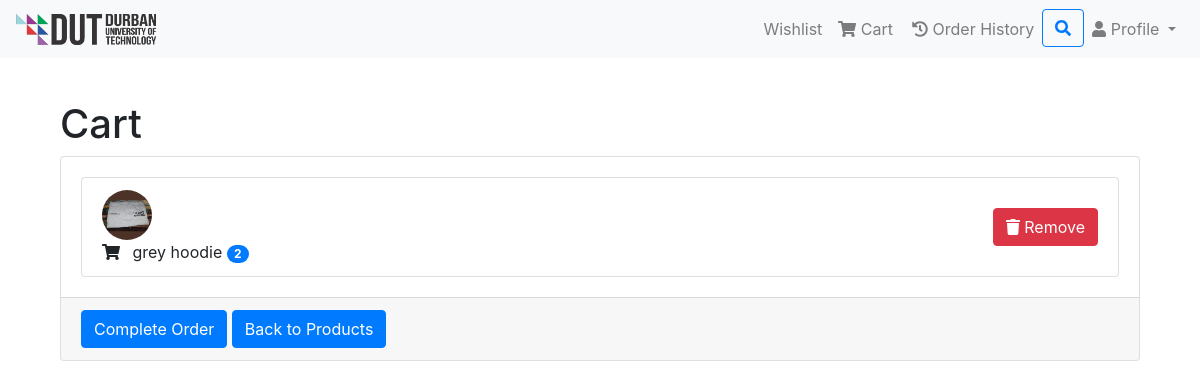
/cart/ (signed in), run on the app's committed database.
### app/models.py (models this page shows, shortened)
class OrderItem(models.Model):
    order = models.ForeignKey(Order, on_delete=models.CASCADE)
    product = models.ForeignKey(Product, on_delete=models.CASCADE)
    quantity = models.PositiveIntegerField()

class Product(models.Model):
    category = models.ForeignKey(Category, on_delete=models.CASCADE,null=False,blank=False)
    name = models.CharField(max_length=200)
    slug = models.SlugField(unique=True)
    description = models.TextField()
    price = models.DecimalField(max_digits=10, decimal_places=2)
    image = models.ImageField(upload_to='products/')
    stock = models.PositiveIntegerField()
    available = models.BooleanField(default=True)
    created_at = models.DateTimeField(auto_now_add=True)
    updated_at = models.DateTimeField(auto_now=True)

### app/views.py (the view)
# urls.py: path('cart/', views.cart_view, name='cart'),
@login_required
def cart_view(request):
    try:
        order = Order.objects.get(user=request.user, is_completed=False)
        order_items = OrderItem.objects.filter(order=order)
        context = {
            'order': order,
            'order_items': order_items,
        }
    except Order.DoesNotExist:
        context = {
            'order': None,
            'order_items': None,
        }
    return render(request, 'cart.html', context)

### app/templates/cart.html (shortened to what this page needs)
{% extends 'base.html' %}
{% load static %}
{% block content %}
    <div class="container">
        <h1>Cart</h1>
        {% if order %}
            <div class="card cart-card">
                <div class="card-body">
                    <ul class="list-group">
                        {% for item in order.orderitem_set.all %}
                            <li class="list-group-item d-flex justify-content-between align-items-center">
                                <div class="product-info">
                                    <div class="product-image">
                                        <img src="{{ item.product.image.url }}" alt="{{ item.product.name }}" class="rounded-circle" style="width: 50px; height: 50px;">
                                    </div>
                                    <div class="product-details">
                                        <i class="fa fa-shopping-cart mr-2"></i>
                                        {{ item.product.name }}
                                        <span class="badge badge-primary badge-pill">{{ item.quantity }}</span>
                                    </div>
                                </div>
                                <a href="{% url 'remove_from_cart' item.product.slug %}" class="btn btn-danger">
                                    <i class="fa fa-trash" aria-hidden="true"></i>
                                    Remove
                                </a>
                            </li>
                        {% endfor %}
                    </ul>
                </div>
                <div class="card-footer">
                    <a href="{% url 'complete_order' %}" class="btn btn-primary">
                        Complete Order
                    </a>
                    <a href="{% url 'home' %}" class="btn btn-primary">
                        Back to Products
                    </a>
                </div>
            </div>
        {% endif %}
    </div>
{% endblock content %}

### data on the page
OrderItem: product.image (picture), product.name "grey hoodie", quantity "2"
